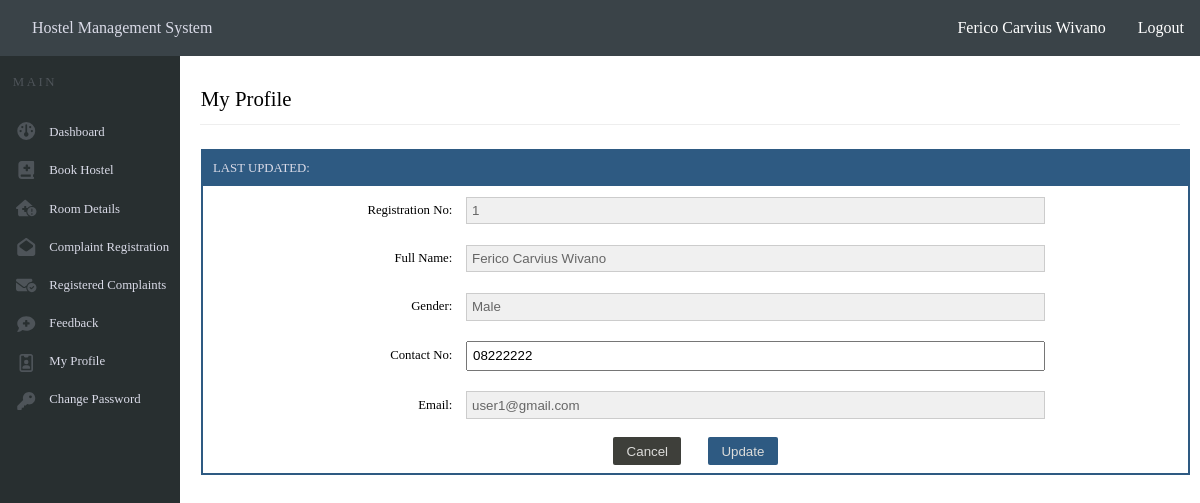
/profile.php (signed in), run on the app's committed database.
### tables this page shows
CREATE TABLE `registration` (
  `registration_no` int(3) UNSIGNED NOT NULL,
  `full_name` varchar(100) NOT NULL,
  `gender` varchar(10) NOT NULL,
  `contact_no` varchar(20) NOT NULL,
  `email` varchar(50) NOT NULL,
  `password` varchar(100) NOT NULL,
  `confirm_password` varchar(100) NOT NULL,
  `role` varchar(5) NOT NULL DEFAULT 'user'
);

### profile.php (the view, shortened to what this page needs)
<?php
include 'connectdatabase.php';
$getEmail = $_SESSION["email"];
class ProfileUser {
    private $conn;
    private $email;
    public function __construct($conn, $email) {
        $this->conn = $conn;
        $this->email = $email;
    }
    public function getUserProfile() {
        $getEmail = mysqli_real_escape_string($this->conn, $this->email);
        $query = "SELECT
                    registration_no,
                    full_name,
                    gender,
                    contact_no,
                    email
                    FROM registration
                    WHERE email = '$getEmail'";
        $result = mysqli_query($this->conn, $query);
        $profile = mysqli_fetch_all($result, MYSQLI_ASSOC);
        return $profile;
    }
}
$profileUser = new ProfileUser($conn, $getEmail);
$result = $profileUser->getUserProfile();
$queryName = mysqli_query($conn, "SELECT full_name FROM registration WHERE email = '$getEmail'");
$nameResult = mysqli_fetch_assoc($queryName);
$fullName = $nameResult['full_name'];
?>
<!DOCTYPE html>
<html lang="en">
<head>
    <link rel="stylesheet" href="headerandnavbar.css">
    <link rel="stylesheet" href="maincontent.css">
    <link rel="stylesheet" href="bookhostel.css">
</head>
<body>
    <header>
        <a href="dashboarduser.php">Hostel Management System</a>
        <div class="user-info">
            <span><?php echo htmlspecialchars($fullName); ?></span>
            <a href="logout.php">Logout</a>
        </div>
    </header>
    <div class="main">
        <div class="navbar">
            <p id="none">MAIN</p>
            <div class="contentnavbar">
                <div class="iconnavbar">
                </div>
                <div class="textnavbar">
                    <a href="dashboarduser.php"><p id="dashboard">Dashboard</p></a>
                    <a href="bookhostel.php"><p id="book_hostel">Book Hostel</p></a>
                    <a href="roomdetail.php"><p id="room_details">Room Details</p></a>
                    <a href="registercomplaint.php"><p id="complaint_registration">Complaint Registration</p></a>
                    <a href="mycomplaint.php"><p id="registered_complaints">Registered Complaints</p></a>
                    <a href="feedback.php"><p id="feedback">Feedback</p></a>
                    <a href="profile.php"><p id="my_profile2">My Profile</p></a>
                    <a href="changepassword.php"><p id="change_password">Change Password</p></a>
                </div>
            </div>
        </div>
        <div class="maincontent">
            <p id="userlogin">My Profile</p>
            <hr>
            <div class="formcontainer">
                <p>LAST UPDATED:</p>
                <form class="form" method="post">
                    <div class="fillform">
                        <?php foreach ($result as $row) : ?>
                            <p>Registration No: <input type="text" name="registration_no" id="registration_no" value="<?= htmlspecialchars($row["registration_no"]); ?>" readonly></p>
                            <p>Full Name: <input type="text" name="full_name" id="full_name" value="<?= htmlspecialchars($row["full_name"]); ?>" readonly></p>
                            <p>Gender: <input type="text" name="gender" id="gender" value="<?= htmlspecialchars($row["gender"]); ?>" readonly></p>
                            <p>Contact No: <input type="number" name="contact_no" id="contact_no" value="<?= htmlspecialchars($row["contact_no"]); ?>" required></p>
                            <p>Email: <input type="email" name="email" id="email" value="<?= htmlspecialchars($row["email"]); ?>" readonly></p>
                        <?php endforeach; ?>
                        <div class="buttonform">
                            <button type="reset"><a href="dashboarduser.php">Cancel</a></button>
                            <button type="submit" id="submit">Update</button>
                        </div>
                    </div>
                </form>
            </div>
        </div>
    </div>
</body>
</html>

### headerandnavbar.css (style rules this page uses)
* { margin: 0; padding: 0; box-sizing: border-box; }
html, body { height: 100%; }
body { display: flex; flex-direction: column; }
header { width: 100%; height: 3.5em; display: flex; align-items: center; justify-content: space-between; background-color: #3A4348; position: fixed; top: 0; left: 0; right: 0; }
header a { margin-left: 2em; color: #DADBE8; text-decoration: none; cursor: pointer; }
.user-info { display: flex; align-items: center; justify-content: space-evenly; padding-right: 1em; }
.user-info span, .user-info a { color: #fff; }
.main { display: flex; flex: 1; margin-top: 3.5em; }
.navbar { background-color: #282F30; width: 15%; height: calc(100% - 3.5em); position: fixed; top: 3.5em; bottom: 0; }
.navbar p { color: #4E5459; letter-spacing: .2em; font-size: .8em; padding: 1.5em 0 0 1em; }
.contentnavbar { display: flex; }
.iconnavbar { display: flex; flex-direction: column; align-items: center; justify-content: space-between; height: 18em; margin: 2em 0 0 1em; }
.textnavbar { display: flex; flex-direction: column; justify-content: space-between; width: 100%; margin-top: 1em; height: 18.8em; }
.textnavbar a { text-decoration: none; }
.textnavbar p { color: #DADBE8; letter-spacing: normal; }

### maincontent.css (style rules this page uses)
.maincontent { width: 100%; margin-left: 15%; overflow-y: auto; height: calc(100vh - 3.5em); }
#userlogin { margin: 1.5em 0 0 1em; font-size: 1.3em; }
hr { background-color: #eee; border: 0 none; color: #eee; height: 1px; margin: .8em auto; width: 96%; }

### bookhostel.css (style rules this page uses)
.formcontainer { width: 97%; border: 2px solid #2E5A82; margin: 1.5em 0 0 1.3em; }
.formcontainer p { color: #DADBE8; background-color: #2E5A82; font-size: .8em; width: 100%; padding: .8em; }
.fillform p { background-color: #FFF; color: #000; display: flex; align-items: center; justify-content: flex-end; }
.fillform input, .fillform select { width: 60%; margin: 0 10em 0 1em; padding: .4em; }
.fillform input[readonly], .fillform select[readonly] { background-color: #F0F0F0; color: #666; border: 1px solid #ccc; }
.buttonform { display: flex; justify-content: center; margin: .5em 0; }
.buttonform button[type="reset"] { background-color: #3E3F3A; color: #DCDCDA; }
.buttonform button[type="submit"] { background-color: #2E5A82; color: #DCDCDA; }
.buttonform button { border-radius: 2px; border: none; padding: .5em 1em; margin: 0 1em; }
.buttonform button a { color: #DCDCDA; text-decoration: none; }

### data on the page
registration: full_name "Ferico Carvius Wivano", registration_no "1", gender "Male", contact_no "08222222", email "user1@gmail.com"
